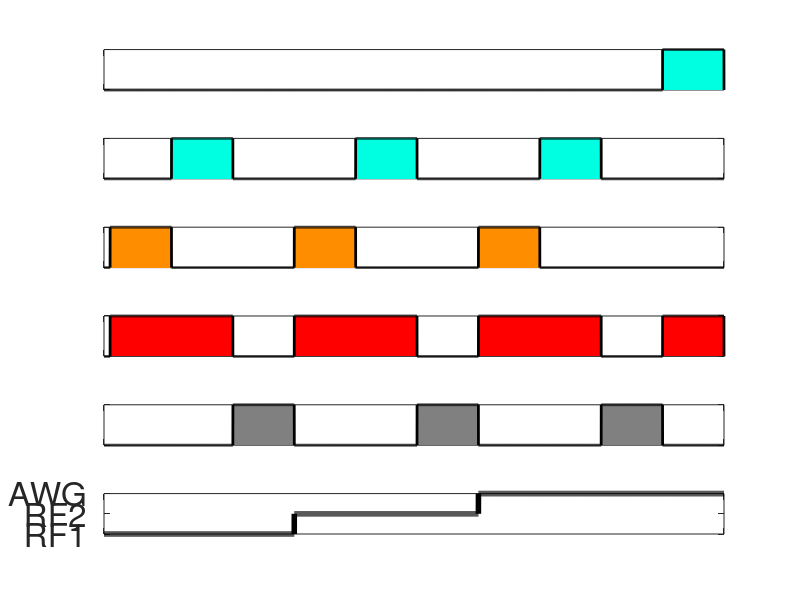

Source code (MATLAB):
RepumpCool1StartTime = 10;
RepumpCool1EndTime = 110;
OpticalPumpCool1StartTime = RepumpCool1EndTime;
OpticalPumpCool1EndTime = OpticalPumpCool1StartTime + 100;
PulseCool1StartTime = OpticalPumpCool1EndTime;
PulseCool1EndTime = PulseCool1StartTime+100;
RepumpCool2StartTime = PulseCool1EndTime;
RepumpCool2EndTime = RepumpCool2StartTime + 100;
OpticalPumpCool2StartTime = RepumpCool2EndTime;
OpticalPumpCool2EndTime = OpticalPumpCool2StartTime + 100;
PulseCool2StartTime = OpticalPumpCool2EndTime;
PulseCool2EndTime = PulseCool2StartTime+100;
RepumpMeasureStartTime = PulseCool2EndTime;
RepumpMeasureEndTime = RepumpMeasureStartTime + 100;
OpticalPumpMeasureStartTime = RepumpMeasureEndTime;
OpticalPumpMeasureEndTime = OpticalPumpMeasureStartTime + 100;
PulseMeasureStartTime = OpticalPumpMeasureEndTime;
PulseMeasureEndTime = PulseMeasureStartTime+100;
FluorescenceStartTime = PulseMeasureEndTime;
FluorescenceEndTime = FluorescenceStartTime + 100;

time = 0:0.1:FluorescenceEndTime;

Cool_493 = zeros(1,numel(time));
OpticalPump_493 = zeros(1,numel(time));
Repump_614 = zeros(1,numel(time));
Cool_650 = zeros(1,numel(time));
Pulse_1762 = zeros(1,numel(time));
RF_Source = zeros(1,numel(time));

Cool_493(time>=FluorescenceStartTime & time<FluorescenceEndTime)=1;

OpticalPump_493(time>=OpticalPumpCool1StartTime & time<OpticalPumpCool1EndTime)=1;
OpticalPump_493(time>=OpticalPumpCool2StartTime & time<OpticalPumpCool2EndTime)=1;
OpticalPump_493(time>=OpticalPumpMeasureStartTime & time<OpticalPumpMeasureEndTime)=1;

Repump_614(time>=RepumpCool1StartTime & time<RepumpCool1EndTime) = 1;
Repump_614(time>=RepumpCool2StartTime & time<RepumpCool2EndTime) = 1;
Repump_614(time>=RepumpMeasureStartTime & time<RepumpMeasureEndTime) = 1;

Cool_650(time>=RepumpCool1StartTime & time<RepumpCool1EndTime) = 1;
Cool_650(time>=RepumpCool2StartTime & time<RepumpCool2EndTime) = 1;
Cool_650(time>=RepumpMeasureStartTime & time<RepumpMeasureEndTime) = 1;
Cool_650(time>=OpticalPumpCool1StartTime & time<OpticalPumpCool1EndTime) = 1;
Cool_650(time>=OpticalPumpCool2StartTime & time<OpticalPumpCool2EndTime) = 1;
Cool_650(time>=OpticalPumpMeasureStartTime & time<OpticalPumpMeasureEndTime) = 1;
Cool_650(time>=FluorescenceStartTime & time<FluorescenceEndTime) = 1;

Pulse_1762(time>=PulseCool1StartTime & time<PulseCool1EndTime) = 1;
Pulse_1762(time>=PulseCool2StartTime & time<PulseCool2EndTime) = 1;
Pulse_1762(time>=PulseMeasureStartTime & time<PulseMeasureEndTime) = 1;

RF_Source(time>=RepumpCool1StartTime & time<PulseCool1EndTime) = 0;
RF_Source(time>=RepumpCool2StartTime & time<PulseCool2EndTime) = 1;
RF_Source(time>=RepumpMeasureStartTime & time<=FluorescenceEndTime) = 2;

subplot(6,1,1);
hold off
area(time,Cool_493,'facecolor',[0/255 255/255 224/255],'linestyle','none');
hold on
plot(time,Cool_493,'k','linewidth',2);
set(gca,'XTick',[0 time(end)]);
set(gca,'XTickLabel',{''; ''});
set(gca,'YTick',[0 1]);
set(gca,'YTickLabel',{''; ''});
axis([0 time(end) 0 1]);
%ylabel('Cooling 493 nm');
subplot(6,1,2);
hold off
area(time,OpticalPump_493,'facecolor',[0/255 255/255 224/255],'linestyle','none');
hold on
plot(time,OpticalPump_493,'k','linewidth',2);
set(gca,'XTick',[0 time(end)]);
set(gca,'XTickLabel',{''; ''});
set(gca,'YTick',[0 1]);
set(gca,'YTickLabel',{''; ''});
axis([0 time(end) 0 1]);
%ylabel('Optical Pump 493 nm');
subplot(6,1,3);
hold off
area(time,Repump_614,'facecolor',[255/255 141/255 0],'linestyle','none');
hold on
plot(time,Repump_614,'k','linewidth',2);
set(gca,'XTick',[0 time(end)]);
set(gca,'XTickLabel',{''; ''});
set(gca,'YTick',[0 1]);
set(gca,'YTickLabel',{''; ''});
axis([0 time(end) 0 1]);
%ylabel('Repump 614 nm');
subplot(6,1,4);
hold off
area(time,Cool_650,'facecolor',[255/255 0 0],'linestyle','none');
hold on
plot(time,Cool_650,'k','linewidth',2);
set(gca,'XTick',[0 time(end)]);
set(gca,'XTickLabel',{''; ''});
set(gca,'YTick',[0 1]);
set(gca,'YTickLabel',{''; ''});
axis([0 time(end) 0 1]);
%ylabel('650 nm');
subplot(6,1,5);
hold off
area(time,Pulse_1762,'facecolor',[0.5 0.5 0.5],'linestyle','none');
hold on
plot(time,Pulse_1762,'k','linewidth',2);
set(gca,'XTick',[0 time(end)]);
set(gca,'XTickLabel',{''; ''});
set(gca,'YTick',[0 1]);
set(gca,'YTickLabel',{''; ''});
axis([0 time(end) 0 1]);
%ylabel('1762 nm');
subplot(6,1,6);
hold off
plot(time,RF_Source,'k','linewidth',4);
set(gca,'XTick',[0 time(end)]);
set(gca,'XTickLabel',{''; ''});
set(gca,'YTick',[0 1 2]);
set(gca,'YTickLabel',{'RF1'; 'RF2'; 'AWG'});
set(gca,'fontsize',24);
axis([0 time(end) 0 2]);
%ylabel('1762 nm');

set(gcf,'Position',[0 0 1917 420]);
pdfFilepath = 'C:\Users\pj3low\Documents\PhD_Thesis\';
pdffilename = 'SidebandCoolingPulseSequence.pdf';